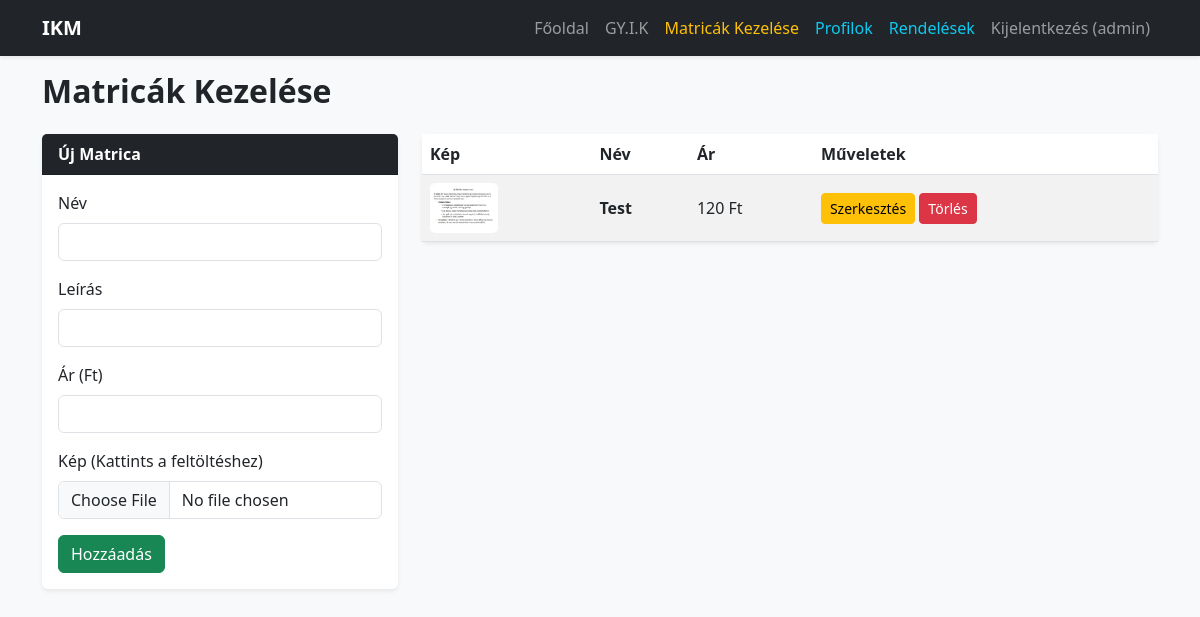
The page /admin/stickers (signed in) on the database its author committed.
### app.py (models this page shows, shortened)
class User(UserMixin, db.Model):
    id = db.Column(db.Integer, primary_key=True)
    username = db.Column(db.String(50), unique=True, nullable=False)
    password_hash = db.Column(db.String(255), nullable=False)
    is_admin = db.Column(db.Boolean, default=True) # Mindenki admin, aki beléphet

class Sticker(db.Model):
    id = db.Column(db.Integer, primary_key=True)
    name = db.Column(db.String(100), nullable=False)
    description = db.Column(db.String(255), nullable=False)
    price = db.Column(db.Integer, nullable=False)
    image_filename = db.Column(db.String(255), nullable=False) # Most már csak a fájlnevet tároljuk

### app.py (the view)
@app.route('/admin/stickers')
@login_required
def admin_stickers():
    stickers = Sticker.query.all()
    return render_template('admin/admin_stickers.html', stickers=stickers)

### app.py (called while the page is built)
@login_manager.user_loader
def load_user(user_id):
    return User.query.get(int(user_id))

### templates/admin/admin_stickers.html (shortened to what this page needs)
{% extends 'base.html' %}
{% block content %}
<h2 class="mb-4 fw-bold">Matricák Kezelése</h2>
<div class="row">
    <div class="col-md-4 mb-4">
        <div class="card shadow-sm border-0">
            <div class="card-header bg-dark text-white fw-bold">
                {% if edit_sticker %} Matrica Szerkesztése {% else %} Új Matrica {% endif %}
            </div>
            <div class="card-body">
                <form action="{% if edit_sticker %}/admin/stickers/update/{{ edit_sticker.id }}{% else %}/admin/stickers/add{% endif %}"
                      method="POST" enctype="multipart/form-data">
                    <div class="mb-3">
                        <label class="form-label">Név</label>
                        <input type="text" class="form-control" name="name"
                               value="{% if edit_sticker %}{{ edit_sticker.name }}{% endif %}" required>
                    </div>
                    <div class="mb-3">
                        <label class="form-label">Leírás</label>
                        <input type="text" class="form-control" name="description"
                               value="{% if edit_sticker %}{{ edit_sticker.description }}{% endif %}" required>
                    </div>
                    <div class="mb-3">
                        <label class="form-label">Ár (Ft)</label>
                        <input type="number" class="form-control" name="price"
                               value="{% if edit_sticker %}{{ edit_sticker.price }}{% endif %}" required>
                    </div>
                    <div class="mb-3">
                        <label class="form-label">Kép (Kattints a feltöltéshez)</label>
                        <input type="file" class="form-control" name="image" {% if not edit_sticker %}required{% endif %}>
                    </div>
                    <div class="d-flex justify-content-between">
                        <button type="submit" class="btn btn-success">
                            {% if edit_sticker %} Mentés {% else %} Hozzáadás {% endif %}
                        </button>
                    </div>
                </form>
            </div>
        </div>
    </div>
    <div class="col-md-8">
        <div class="card shadow-sm border-0">
            <div class="card-body p-0">
                <table class="table table-hover table-striped mb-0">
                    <thead><tr><th>Kép</th><th>Név</th><th>Ár</th><th>Műveletek</th></tr></thead>
                    <tbody>
                        {% for sticker in stickers %}
                        <tr>
                            <td><img src="{{ url_for('static', filename='uploads/' + sticker.image_filename) }}" style="height: 50px; border-radius: 5px;"></td>
                            <td class="align-middle fw-bold">{{ sticker.name }}</td>
                            <td class="align-middle">{{ sticker.price }} Ft</td>
                            <td class="align-middle">
                                <a href="/admin/stickers/edit/{{ sticker.id }}" class="btn btn-warning btn-sm">Szerkesztés</a>
                                <a href="/admin/stickers/delete/{{ sticker.id }}" class="btn btn-danger btn-sm"
                                   onclick="return confirm('Törlöd?')">Törlés</a>
                            </td>
                        </tr>
                        {% endfor %}
                    </tbody>
                </table>
            </div>
        </div>
    </div>
</div>
{% endblock %}

### templates/base.html (shortened to what this page needs)
<!DOCTYPE html>
<html lang="hu">
<head>
    <link href="https://cdn.jsdelivr.net/npm/bootstrap@5.3.0/dist/css/bootstrap.min.css" rel="stylesheet">
</head>
<body class="bg-light">
    <nav class="navbar navbar-expand-lg navbar-dark bg-dark shadow-sm">
        <div class="container">
            <a class="navbar-brand fw-bold" href="/">IKM</a>
            <div class="collapse navbar-collapse" id="navbarNav">
                <ul class="navbar-nav ms-auto">
                    <li class="nav-item"><a class="nav-link" href="/">Főoldal</a></li>
                    <li class="nav-item"><a href="/gyik" class="nav-link">GY.I.K</a></li>
                    {% if current_user.is_authenticated %}
                        <li class="nav-item"><a class="nav-link text-warning" href="/admin/stickers">Matricák Kezelése</a></li>
                        <li class="nav-item"><a class="nav-link text-info" href="/admin/users">Profilok</a></li>
                        <li class="nav-item"><a href="/admin/orders" class="nav-link text-info">Rendelések</a></li>
                        <li class="nav-item"><a class="nav-link" href="/logout">Kijelentkezés ({{ current_user.username }})</a></li>
                    {% else %}
                        <li class="nav-item"><a class="nav-link" href="/login">Belépés</a></li>
                    {% endif %}
                </ul>
            </div>
        </div>
    </nav>
    <div class="container mb-5">
        {% block content %}{% endblock %}
    </div>
</body>
</html>

### rows shown on the page
User: username "admin"
Sticker: image_filename (picture), name "Test", price "120"
